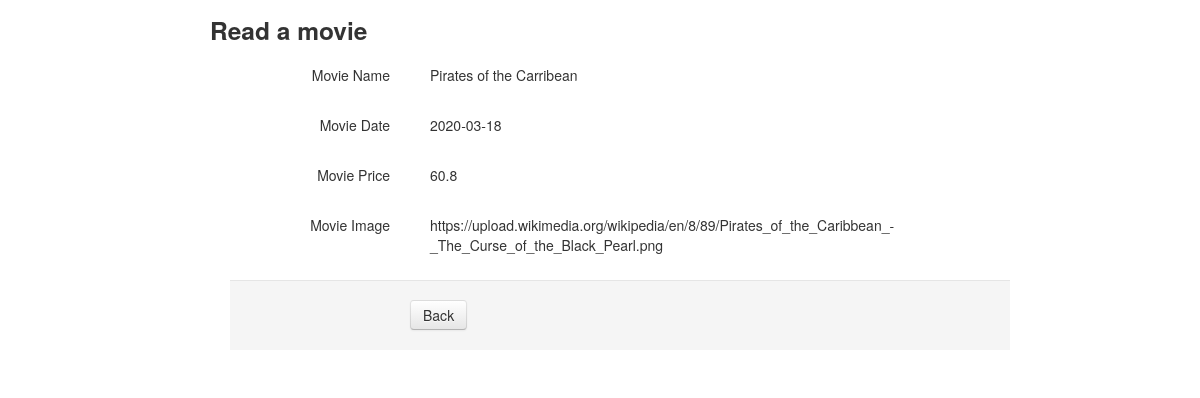
The page /moviecrud/read.php?m_id=1 (signed in) on the database its author committed.
### tables this page shows
CREATE TABLE IF NOT EXISTS `movie` (
`m_id` int(5) NOT NULL,
`m_title` varchar(50) NOT NULL,
`m_date` date NOT NULL,
`m_director` varchar(20),
`m_cast` varchar(1024),
`m_desc` varchar(1024),
`duration_min` int(5),
`price` float NOT NULL,
`image` varchar(200) NOT NULL
);

### moviecrud/read.php (the view, shortened to what this page needs)
<?php
if (isset($_SESSION['employee'])){
    if ( !empty($_GET['m_id'])) {
        $movieid = $_REQUEST['m_id'];
    }
    if ( null==$movieid ) {
        	header("Location: ../moviecrud/crud.php");
    } else {
        $pdo = Database::connect();
        $pdo->setAttribute(PDO::ATTR_ERRMODE, PDO::ERRMODE_EXCEPTION);
        $sql = "SELECT * FROM movie where m_id = ?";
        $q = $pdo->prepare($sql);
        $q->execute(array($movieid));
        $data = $q->fetch(PDO::FETCH_ASSOC);
    }
?>
<body>
    <div class="container">
                <div class="span10 offset1">
                    <div class="row">
                        <h3>Read a movie</h3>
                    </div>
                    <div class="form-horizontal" >
                      <div class="control-group">
                        <label class="control-label">Movie Name</label>
                        <div class="controls">
                            <label class="checkbox">
                                <?php echo $data['m_title'];?>
                            </label>
                        </div>
                      </div>
                      <div class="control-group">
                        <label class="control-label">Movie Date</label>
                        <div class="controls">
                            <label class="checkbox">
                                <?php echo $data['m_date'];?>
                            </label>
                        </div>
                      </div>
                      <div class="control-group">
                        <label class="control-label">Movie Price</label>
                        <div class="controls">
                            <label class="checkbox">
                                <?php echo $data['price'];?>
                            </label>
                        </div>
                      </div>
                      <div class="control-group">
                        <label class="control-label">Movie Image</label>
                        <div class="controls">
                            <label class="checkbox">
                                <?php echo $data['image'];?>
                            </label>
                        </div>
                      </div>
                        <div class="form-actions">
                          <a class="btn" href="crud.php">Back</a>
                       </div>
                    </div>
                </div>
    </div>
  </body>
</html>
<?php
}
?>

### rows shown on the page
movie: m_title "Pirates of the Carribean", m_date "2020-03-18", price "60.8", image "https://upload.wikimedia.org/wikipedia/en/8/89/Pirates_of_the_Caribbean_-_The_Curse_of_the_Black_Pearl.png"
